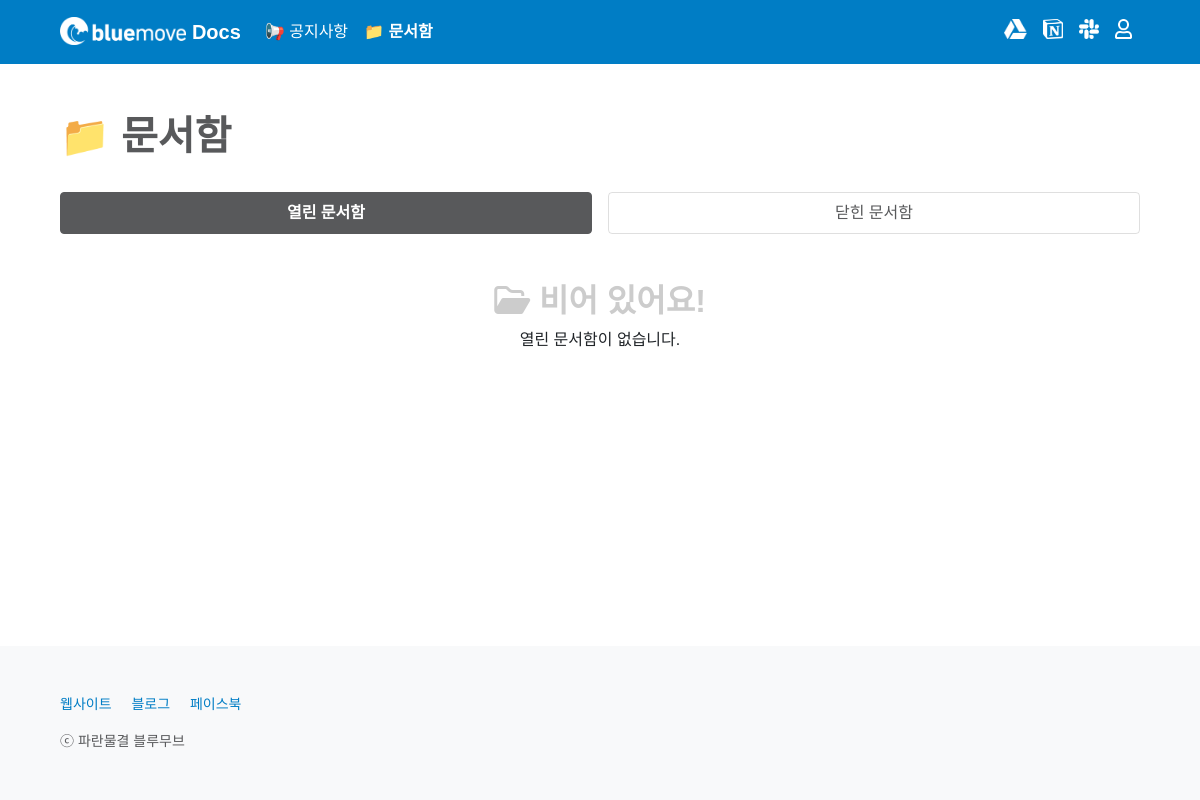
The page /box/ on the database as committed earlier.
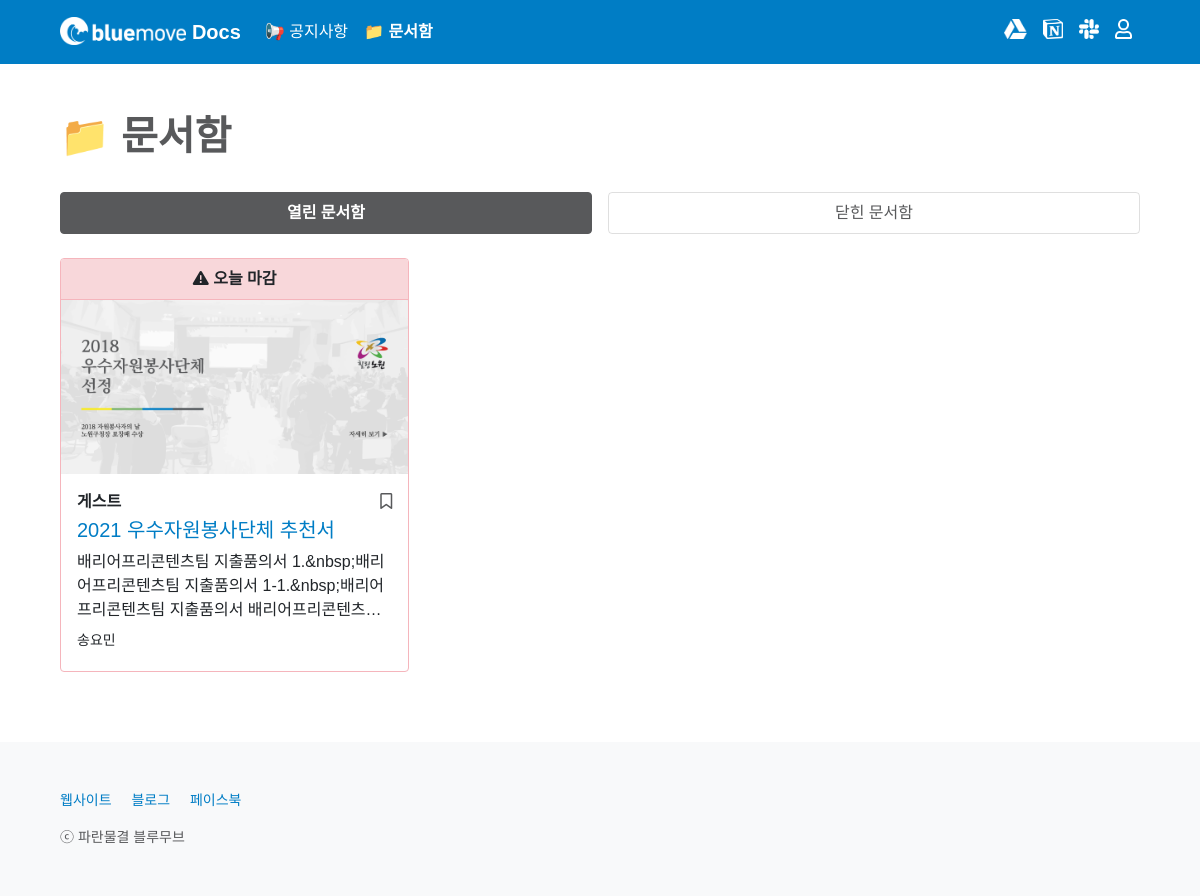
The same page on the database as committed later.
### box/models.py (models this page shows, shortened)
class Box(models.Model):
    CATEGORY_CHOICES = {
        ('bluemover', '블루무버'),
        ('guest', '게스트'),
    }
    title = models.CharField(max_length = 50)
    writer = models.ForeignKey(User, on_delete=models.CASCADE)
    category = models.CharField(max_length = 50, choices = CATEGORY_CHOICES)
    document_id = models.CharField(max_length = 300)
    channel_id = models.CharField(max_length = 50)
    deadline = models.DateField()
    deadline_update_flag = models.BooleanField(default = False)
    content = RichTextField()
    content_update_flag = models.BooleanField(default = False)
    image = models.ImageField(upload_to='images/', null = True, blank = True)
    created_at = models.DateField(auto_now_add = True)
    updated_at = models.DateField(auto_now = True)
    box_favorite_user_set = models.ManyToManyField(User, blank = True, related_name="box_favorite_user_set", through="Favorite")
    @property
    def deadline_is_tomorrow(self):
        return datetime.date.today() + datetime.timedelta(days = 1) == self.deadline
    @property
    def deadline_is_today(self):
        return datetime.date.today() == self.deadline
    @property
    def deadline_is_over(self):
        return datetime.date.today() > self.deadline

### box/views.py (the view)
# urls.py: path('', main, name='main'),
def main(request):
    if request.user.is_authenticated:
        profile = Profile.objects.get(user=request.user)
        name_verified = profile.info_update_flag
        if not name_verified == True:
            return redirect('users:write_info', request.user.id)
        else:
            opened_boxes = Box.objects.filter(deadline__gte=datetime.date.today()).order_by('deadline')
            closed_boxes = Box.objects.filter(deadline__lt=datetime.date.today()).order_by('deadline')
            page = request.GET.get('page', 1)
            opened_paginator = Paginator(opened_boxes, 9)
            closed_paginator = Paginator(closed_boxes, 9)
            try:
                opened_boxes = opened_paginator.page(page)
                closed_boxes = closed_paginator.page(page)
            except PageNotAnInteger:
                opened_boxes = opened_paginator.page(1)
                closed_boxes = closed_paginator.page(1)
            except EmptyPage:
                opened_boxes = opened_paginator.page(opened_paginator.num_pages)
                closed_boxes = closed_paginator.page(closed_paginator.num_pages)
            return render(request, 'box/main.html', {'opened_boxes': opened_boxes, 'closed_boxes': closed_boxes})
    else:
        opened_boxes = Box.objects.filter(deadline__gte=datetime.date.today()).order_by('deadline')
        closed_boxes = Box.objects.filter(deadline__lt=datetime.date.today()).order_by('deadline')
        page = request.GET.get('page', 1)
        opened_paginator = Paginator(opened_boxes, 9)
        closed_paginator = Paginator(closed_boxes, 9)
        try:
            opened_boxes = opened_paginator.page(page)
            closed_boxes = closed_paginator.page(page)
        except PageNotAnInteger:
            opened_boxes = opened_paginator.page(1)
            closed_boxes = closed_paginator.page(1)
        except EmptyPage:
            opened_boxes = opened_paginator.page(opened_paginator.num_pages)
            closed_boxes = closed_paginator.page(closed_paginator.num_pages)
        return render(request, 'box/main.html', {'opened_boxes': opened_boxes, 'closed_boxes': closed_boxes})

### box/templates/box/main.html (shortened to what this page needs)
{% extends 'base.html' %}
{% block content %}
{% include 'shared/_navbar4box.html' %}
<main class="px-2 px-md-5">
    <div class="container-md mt-5">
        <h1 class="mb-4" style="font-weight: 600; color: #58595B;">📁 문서함</h1>
        {% include 'shared/_boxcard.html' %}
    </div>
</main>
{% endblock %}

### home/templates/shared/_boxcard.html (shortened to what this page needs)
<div class="pt-2">
    <ul class="nav nav-pills mb-3 nav-justified gap-3" id="pills-tab" role="tablist">
        <li class="nav-item mb-2" id="forBoxCSS" role="presentation">
            <a class="nav-link active" id="pills-opened-tab" data-bs-toggle="pill" href="#pills-opened" role="tab" aria-controls="pills-opened" aria-selected="true">열린 문서함</a>
        </li>
        <li class="nav-item mb-2" id="forBoxCSS" role="presentation">
            <a class="nav-link" id="pills-closed-tab" data-bs-toggle="pill" href="#pills-closed" role="tab" aria-controls="pills-closed" aria-selected="false">닫힌 문서함</a>
        </li>
    </ul>
</div>
<div class="tab-content" id="pills-tabContent">
    <div class="tab-pane fade show active" id="pills-opened" role="tabpanel" aria-labelledby="pills-opened-tab">
        <div class="row row-cols-1 row-cols-lg-3 row-cols-md-2 g-3" id="insideOpenedTab">
            {% for box in opened_boxes %}
            {% if box.deadline_is_over %}
            <div style="display: none;">
            {% else %}
            <div class="col">
            {% endif %}
                {% include 'shared/_boxcard_tabdata.html' %}
            </div>
            {% empty %}
            <div class="col" id="openedEmptyFlag"></div>
            <div class="col text-center"><br><h2 style="color: #CCCCCC; font-weight: 600;"><i class="far fa-folder-open"></i> 비어 있어요!</h2><p>열린 문서함이 없습니다.</p></div>
            {% endfor %}
        </div>
    </div>
</div>

### home/templates/shared/_boxcard_tabdata.html (shortened to what this page needs)
{% if box.deadline_is_tomorrow %}
<div class="card h-100" style="border: 1px solid #FFD969;">
{% elif box.deadline_is_today %}
<div class="card h-100" style="border: 1px solid #F5B5BC;">
{% elif box.deadline_is_over %}
<div class="card h-100" style="border: 1px solid #bcbebf;">
{% else %}
<div class="card h-100">
{% endif %}
    {% if box.deadline_is_tomorrow %}
    <div class="card-header d-flex justify-content-center" style="background-color: #fff3cd; border-bottom: 1px solid #FFD969;">
        <p class="m-0" style="font-weight: 600;">
            <i class="fas fa-exclamation-triangle"></i>
            {% if box.deadline_update_flag %}
            내일 마감 (일정 변경)
            {% else %}
            내일 마감
            {% endif %}
        </p>
    </div>
    {% elif box.deadline_is_today %}
    <div class="card-header d-flex justify-content-center" style="background-color: #f8d7da; border-bottom: 1px solid #F5B5BC;">
        <p class="m-0" style="font-weight: 600;">
            <i class="fas fa-exclamation-triangle"></i>
            {% if box.deadline_update_flag %}
            오늘 마감 (일정 변경)
            {% else %}
            오늘 마감
            {% endif %}
        </p>
    </div>
    {% endif %}
    {% if box.image %}
    <div class="ratio" style="--aspect-ratio: 50%;"><a href="{% url 'box:read' box.id %}{{ request.get_full_path|cut:request.path }}"><img src="{{ box.image.url }}" class="card-img-top" alt="문서함 이미지" style="height: 100%; object-fit: cover; object-position: 50% 50%; border-top-left-radius: 0; border-top-right-radius: 0;"></a></div>
    {% else %}
    <a href="{% url 'box:read' box.id %}{{ request.get_full_path|cut:request.path }}"><img src="/static/images/1800x900-default.png" class="card-img-top" alt="문서함 이미지"></a>
    {% endif %}
    <div class="card-body mb-1">
        <div class="d-flex w-100 justify-content-between">
            <p class="card-text mb-1" style="font-weight: 600;">
                {% if box.category == 'bluemover' %}
                    블루무버
                {% elif box.category == 'guest' %}
                    게스트
                {% else %}
                    알 수 없음
                {% endif %}
            </p>
            {% if user.is_authenticated %}
            {% if not request.path == '/box/' %}
            <a class="bookmark" href="{% url 'box:box_favorite' box.id %}?next={{ request.get_full_path }}#boxListPosition">
            {% else %}
            <a class="bookmark" href="{% url 'box:box_favorite' box.id %}?next={{ request.get_full_path }}">
            {% endif %}
                {% if user in box.box_favorite_user_set.all %}
                <p class="mb-1"><i class="fas fa-bookmark"></i></p>
                {% else %}
                <p class="mb-1"><i class="far fa-bookmark"></i></p>
                {% endif %}
            </a>
            {% else %}
            <a type="button" class="bookmark" data-bs-toggle="modal" data-bs-target="#listloginModal">
                <p class="mb-1"><i class="far fa-bookmark"></i></p>
            </a>
            {% endif %}
        </div>
        <h5 class="card-title" style="overflow: hidden; text-overflow: ellipsis; display: -webkit-box; -webkit-line-clamp: 2; -webkit-box-orient: vertical;"><a href="{% url 'box:read' box.id %}{{ request.get_full_path|cut:request.path }}">{{ box.title }}</a></h5>
        <p class="card-text mb-2" style="overflow: hidden; text-overflow: ellipsis; display: -webkit-box; -webkit-line-clamp: 3; -webkit-box-orient: vertical;">
            {{ box.content|striptags }}
        </p>
        <div class="d-flex w-100 justify-content-between">
            <small>{{ box.writer.last_name }}{{ box.writer.first_name }}</small>
        </div>
    </div>
</div>

Rows that differ between the two databases and show on the page:
added Box: deadline "2021-01-28" (drawn), image (picture), category "게스트", title "2021 우수자원봉사단체 추천서", content "배리어프리콘텐츠팀 지출품의서 1.&nbsp;배리어프리콘텐츠팀 지출품의서 1-1.&nbsp;배리어프리콘텐츠팀 지출품의서…", writer.last_name "송", writer.first_name "요민"
Other text that changed with them:
text no longer shown: "비어 있어요! 열린 문서함이 없습니다."
